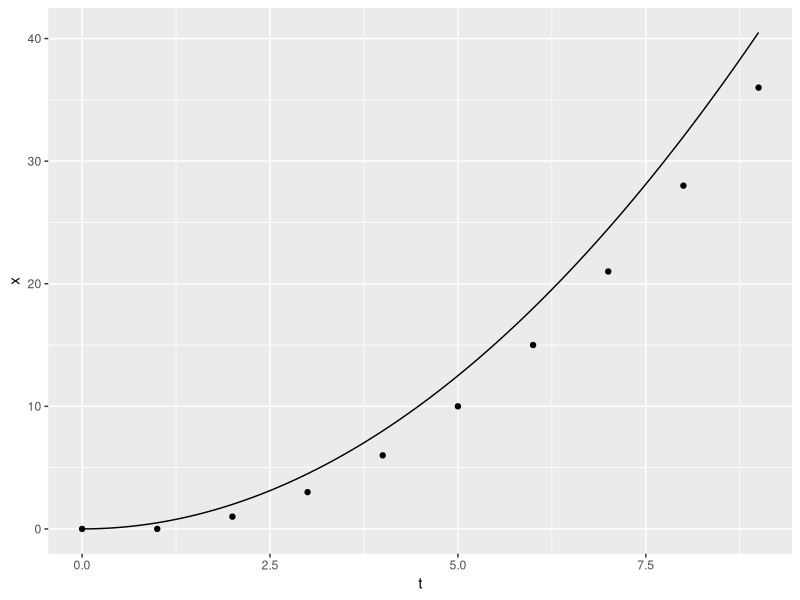

This figure's R source:
###環境クリーンアップ
rm(list = ls())
library(tidyverse)

### 初期値設定
t <- 0 ##時刻 最初は0秒から
x <- 0 ##位置 最初は原点（0m）から
v <- 0 ##速度 最初は停止（０m/sから）
dt <- 1.0 ##時間の刻み幅 1秒ずつ進める
a <- 1.0 ##加速度 1m/s^2

DF <- cbind(NA, NA) %>% 
  data.frame() %>% na.omit()
names(DF) <- c("x", "t")

while (t < 10.0) {
  TMP_DF <- cbind(x, t) %>% data.frame() 
  DF <- rbind(TMP_DF, DF) 
  
  x <- x + v * dt ##次の時刻の位置を計算
  v <- v + a * dt ##次の時刻の速度を計算
  t <- t + dt ##時間をdt秒進める
}


p <- DF %>% ggplot(
  aes(x = t, y = x)
) + geom_point() + stat_function( ## 解析解を線で引く
  fun = function(num) 0.5 * (num ^2)
)

p

